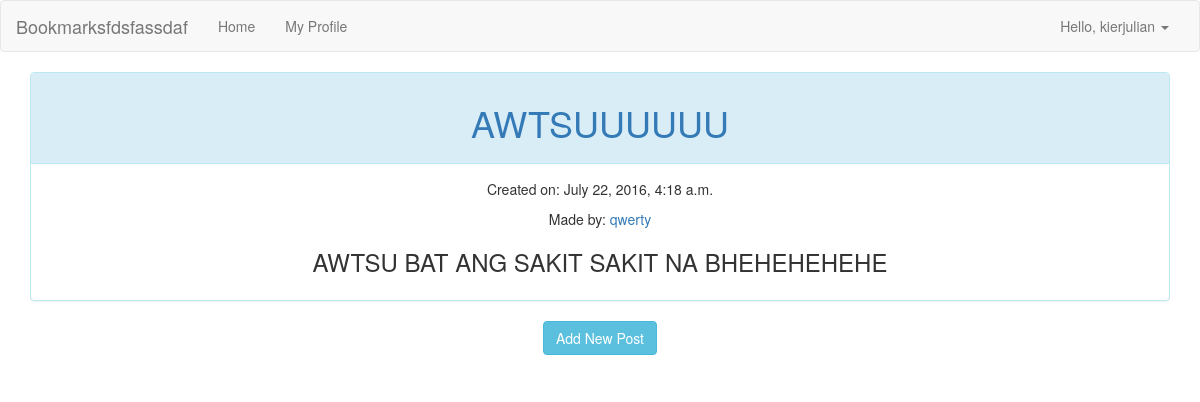
Before: /account/blog/ (signed in) with the older database file.
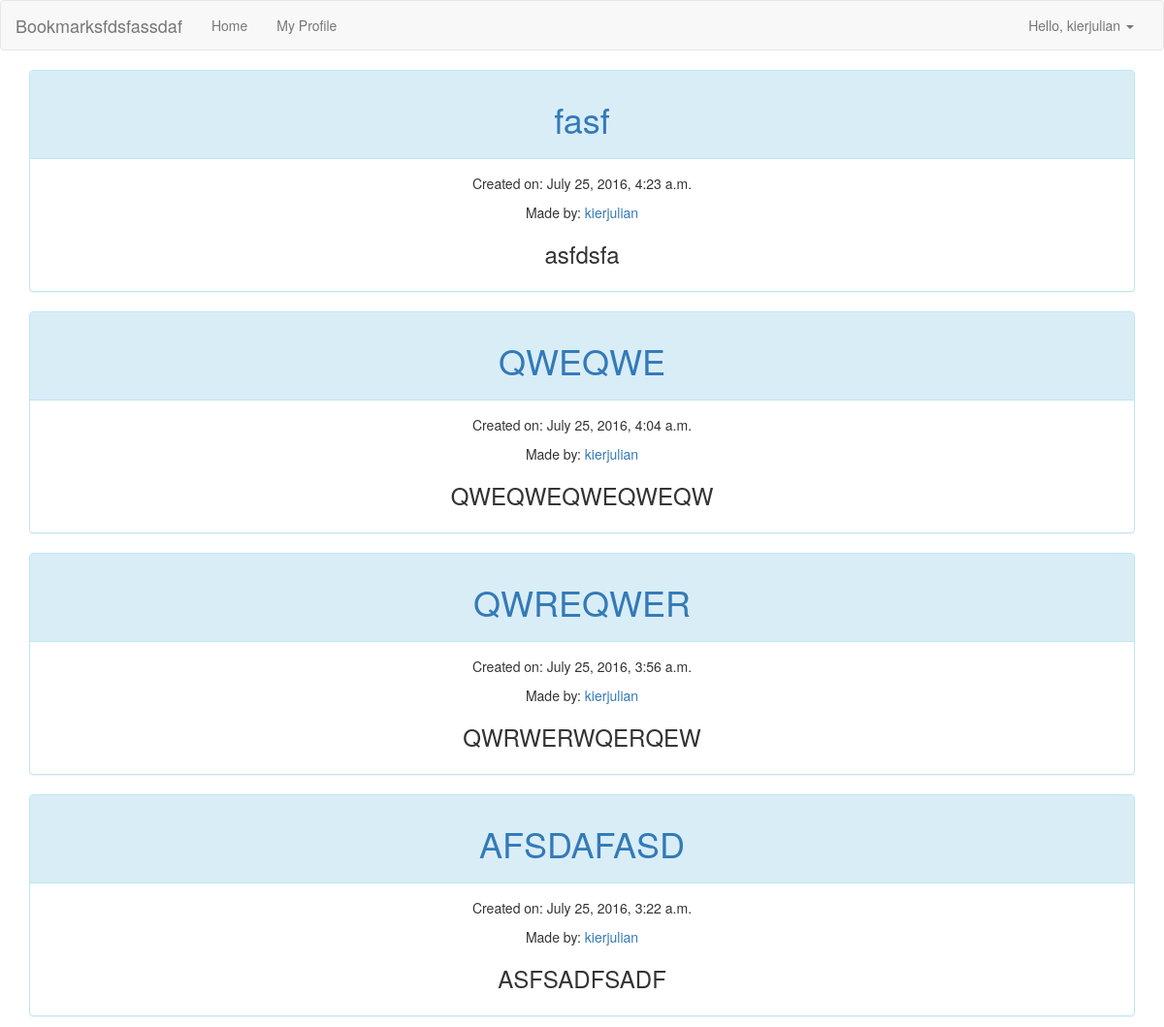
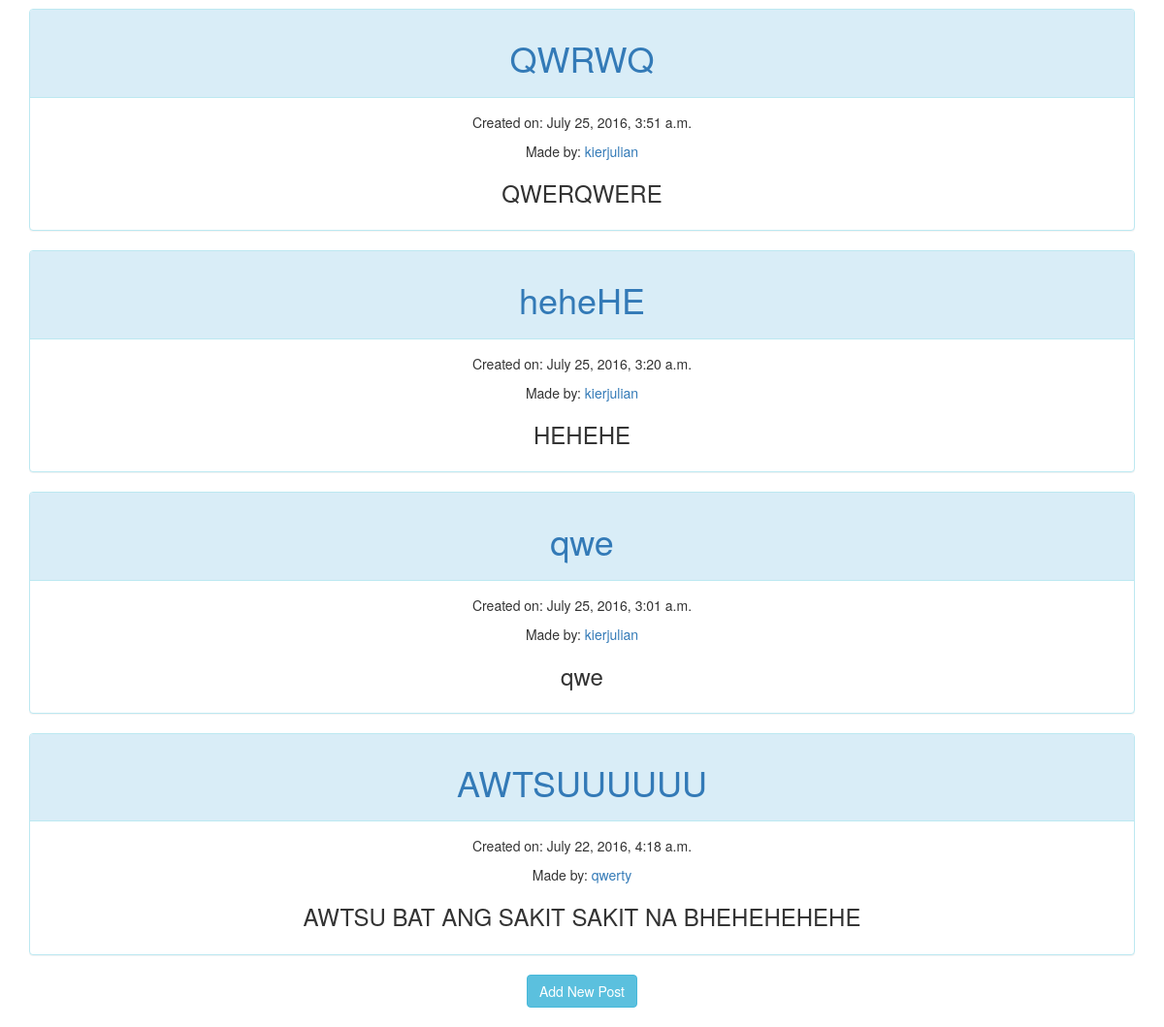
After: the same page with the newer database file (2 pictures, top to bottom).
### blog/models.py (models this page shows, shortened)
class Post(models.Model):
    author = models.ForeignKey('auth.User')
    title = models.CharField(max_length=200)
    text = models.TextField()
    created_date = models.DateTimeField(default=timezone.now)
    published_date = models.DateTimeField(blank=True, null=True)
    photo = models.ImageField(upload_to = 'pictures/%s/%d/', blank = True)

### blog/views.py (the view)
@login_required
def post_list(request):
    posts = Post.objects.filter(published_date__lte=timezone.now()).order_by('-published_date')
    return render(request, 'blog/post_list.html', {"posts" : posts})

### account/authentication.py (called while the page is built)
    def get_user(self, user_id):
        try:
            return User.objects.get(pk=user_id)
        except User.DoesNotExist:
            return None

### blog/templates/blog/post_list.html
{% extends 'base.html' %}
{% block content %}
  {% for post in posts %}
    <center>
      <div class = "panel panel-info">
          <div class = "panel-heading">
            <h1><a href="{% url 'blog:post_detail' pk=post.pk %}">{{ post.title }}</a></h1>
          </div>
          <div class = "panel-body">
            <p>Created on: {{ post.created_date }}</p>
            <p>Made by: <a href = "">{{ post.author }}</a></p>
            <h3>{{ post.text|linebreaksbr }}</h3>
          </div>
      </div>
    </center>
  {% endfor %}
  <center><a href="{% url 'blog:post_new' %}" class="btn btn-info" role="button">Add New Post</a></center><br>
{% endblock %}

### account/templates/base.html (shortened to what this page needs)
{% load staticfiles %}
<!DOCTYPE html>
<html>
  <head>
    <link rel = "stylesheet" type = "text/css" href = "//netdna.bootstrapcdn.com/bootstrap/3.1.1/css/bootstrap.min.css">
  </head>
  <body>
    <nav class = "navbar navbar-default">
      <div class = "container-fluid">
        <div class = "navbar-header">
          <a href = "{% url "dashboard" %}"class = "navbar-brand" >Bookmarksfdsfassdaf</a>
        </div>
        <div class = "collapse navbar-collapse" id = "bs-example-navbar-collapse-1">
          <ul class = "nav navbar-nav">
            {% if request.user.is_authenticated %}
              <li {% if section == "Home" %} class = "selected" {% endif %}><a href="{% url 'blog:post_list' %}">Home</a></li>
              <li {% if section == "Posts" %} class = "selected" {% endif %}><a href="{% url 'profile' %}">My Profile</a></li>
            {% endif %}
          </ul>
          <ul class = "nav navbar-nav navbar-right">
            {% if request.user.is_authenticated %}
            <li class = "dropdown">
              <a href = "#" class = "dropdown-toggle" data-toggle = "dropdown" role = "button" aria-haspopup = "true" aria-expanded = "false">Hello, {{ request.user.username }} <span class="caret"></span></a>
            </li>
            {% else %}
            <li><a href = "{% url "login" %}">Log-in</a></li>
            {% endif %}
          </ul>
        </div>
      </div>
    </nav>
    <div class = "container">
      {% block content %}
      {% endblock %}
    </div>
  </body>
</html>

Changed rows visible on the page:
added Post: title "fasf", created_date "July 25, 2016, 4:23 a.m.", author "kierjulian", text "asfdsfa"
added Post: title "QWEQWE", created_date "July 25, 2016, 4:04 a.m.", author "kierjulian", text "QWEQWEQWEQWEQW"
added Post: title "QWREQWER", created_date "July 25, 2016, 3:56 a.m.", author "kierjulian", text "QWRWERWQERQEW"
added Post: title "AFSDAFASD", created_date "July 25, 2016, 3:22 a.m.", author "kierjulian", text "ASFSADFSADF"
added Post: title "QWRWQ", created_date "July 25, 2016, 3:51 a.m.", author "kierjulian", text "QWERQWERE"
added Post: title "heheHE", created_date "July 25, 2016, 3:20 a.m.", author "kierjulian", text "HEHEHE"
added Post: title "qwe", created_date "July 25, 2016, 3:01 a.m.", author "kierjulian", text "qwe"
